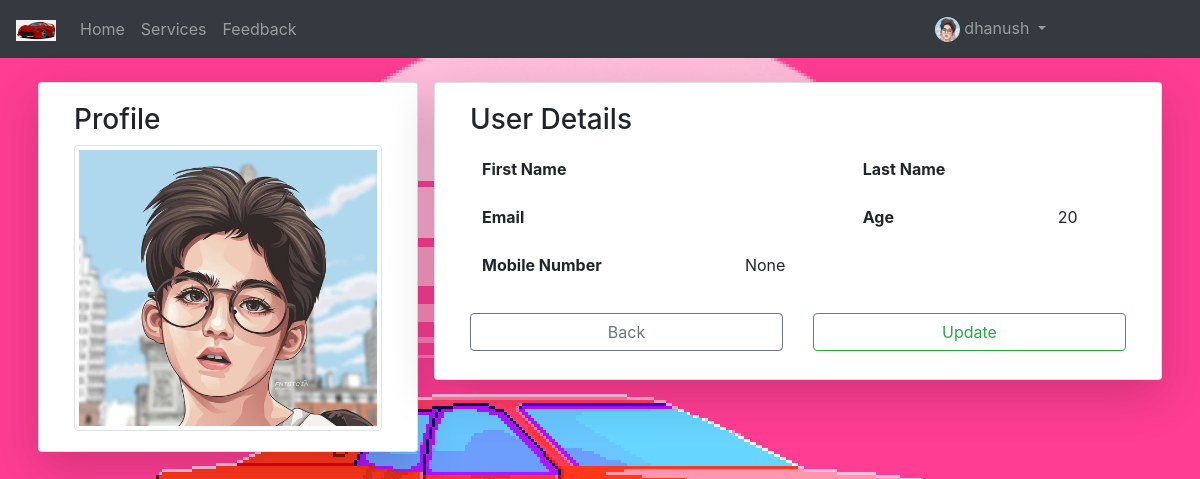
Page /profile/ (signed in) on the committed database.
### car/models.py (models this page shows)
class User(AbstractUser):
	age = models.IntegerField(default=20)
	mobilenumber = models.CharField(max_length=10,null=True)
	uimg = models.ImageField(upload_to='Profilepics/',default='profile.jpg')

### car/views.py (the view)
# urls.py: path('profile/',views.profile,name="pf"),
@login_required
def profile(request):
	return render(request,'app/profile.html')

### car/templates/app/profile.html (shortened to what this page needs)
{% extends 'app/base.html' %}
{% load static %}
{% block content %}
<div class="container mt-4">
	<div class="row">
		<div class="card col-md-4 shadow-lg mx-2">
			<div class="card-body">
				<h3>Profile</h3>
				<img src="{{user.uimg.url}}" width="100%" class="img-thumbnail">
			</div>
		</div>
		<div class="card col-md shadow-lg mx-2 h-100">
			<div class="card-body">
				<h3>User Details</h3>
				<table class="table table-borderless">
				<tr>
					<th>First Name</th>
					<td>{{user.first_name}}</td>
					<th>Last Name</th>
					<td>{{user.last_name}}</td>
				</tr>
				<tr>
					<th>Email</th>
					<td>{{user.email}}</td>
					<th>Age</th>
					<td>{{user.age}}</td>
				</tr>
				<tr>
					<th>Mobile Number</th>
					<td>{{user.mobilenumber}}</td>
				</tr>
			    </table>
			    <form method="post">
			    	<div class="row">
			    		<div class="col">
			    			<a href="{% url 'hm' %}" class="btn btn-outline-secondary form-control my-2">Back</a>
			    		</div>
			    		<div class="col">
			    			<a href="{% url 'pfup' %}" class="btn btn-outline-success my-2 form-control">Update</a>
			    		</div>
			    	</div>
			    </form>
			</div>
		</div>
	</div>
</div>
{% endblock %}

### car/templates/app/navbar.html (shortened to what this page needs)
{% load static %}
<nav class="navbar navbar-expand-sm bg-dark navbar-dark">
  <a class="navbar-brand" href="{% url 'hm' %}"><img src="{% static 'images/logo2.jpg' %}" alt="logo" style="width: 40px;"></a>
  <div class="collapse navbar-collapse" id="collapsibleNavbar">
    <ul class="navbar-nav">
      {% if not user.is_authenticated %}
      <li class="nav-item">
        <a class="nav-link" href="{% url 'hm' %}">Home</a>
      </li>
      <li class="nav-item">
        <a class="nav-link" href="{% url 'sv' %}">Services</a>
      </li>
      <li class="nav-item">
        <a class="nav-link" href="{% url 'rg' %}">Registration</a>
      </li>
      <li class="nav-item">
        <a  class="nav-link" href="{% url 'fd' %}">Feedback</a>
      </li>
      {% else %}
      <li class="nav-item">
        <a class="nav-link" href="{% url 'hm' %}">Home</a>
      </li>
      <li class="nav-item">
        <a class="nav-link" href="{% url 'sv' %}">Services</a>
      </li>
      <li class="nav-item">
        <a  class="nav-link" href="{% url 'fd' %}">Feedback</a>
      </li>
      {% endif %}
    </ul>
    <ul class="navbar-nav ml-auto" style="margin-right: 130px">
      {% if not user.is_authenticated %}
    <li class="nav-item">
      <a class="nav-link" href="{% url 'lg' %}">Login</a>
    </li>
    {% else %}
    <div class="dropdown">
      <li class="nav-link dropdown-toggle" data-toggle="dropdown">
        {% if user.is_superuser %}
         <img src="{{user.uimg.url}}" class="rounded-circle" height="25px" width="25px">
        {{request.user.username}}
      </li>
      <div class="dropdown-menu">
        <a class="dropdown-item" href="{% url 'pf' %}">Profile</a>
        <a class="dropdown-item" href="{% url 'chpd' %}">Change Password</a>
        <a class="dropdown-item" href="{% url 'lgo' %}">Logout</a>
      </div>
        {% else %}
        <img src="{{user.uimg.url}}" class="rounded-circle" height="25px" width="25px">
        {{request.user.username}}
      </li>
        {% endif %}
    </div>
    {% endif %}
  </ul>
  </div>
</nav>

### car/templates/app/base.html (style rules this page uses)
#bg { background-repeat: no-repeat; background-size: auto; background-position: center; background-attachment: fixed; }

### rows in the picture
User: uimg (placeholder picture), user.username "dhanush", age "20", mobilenumber "None"
